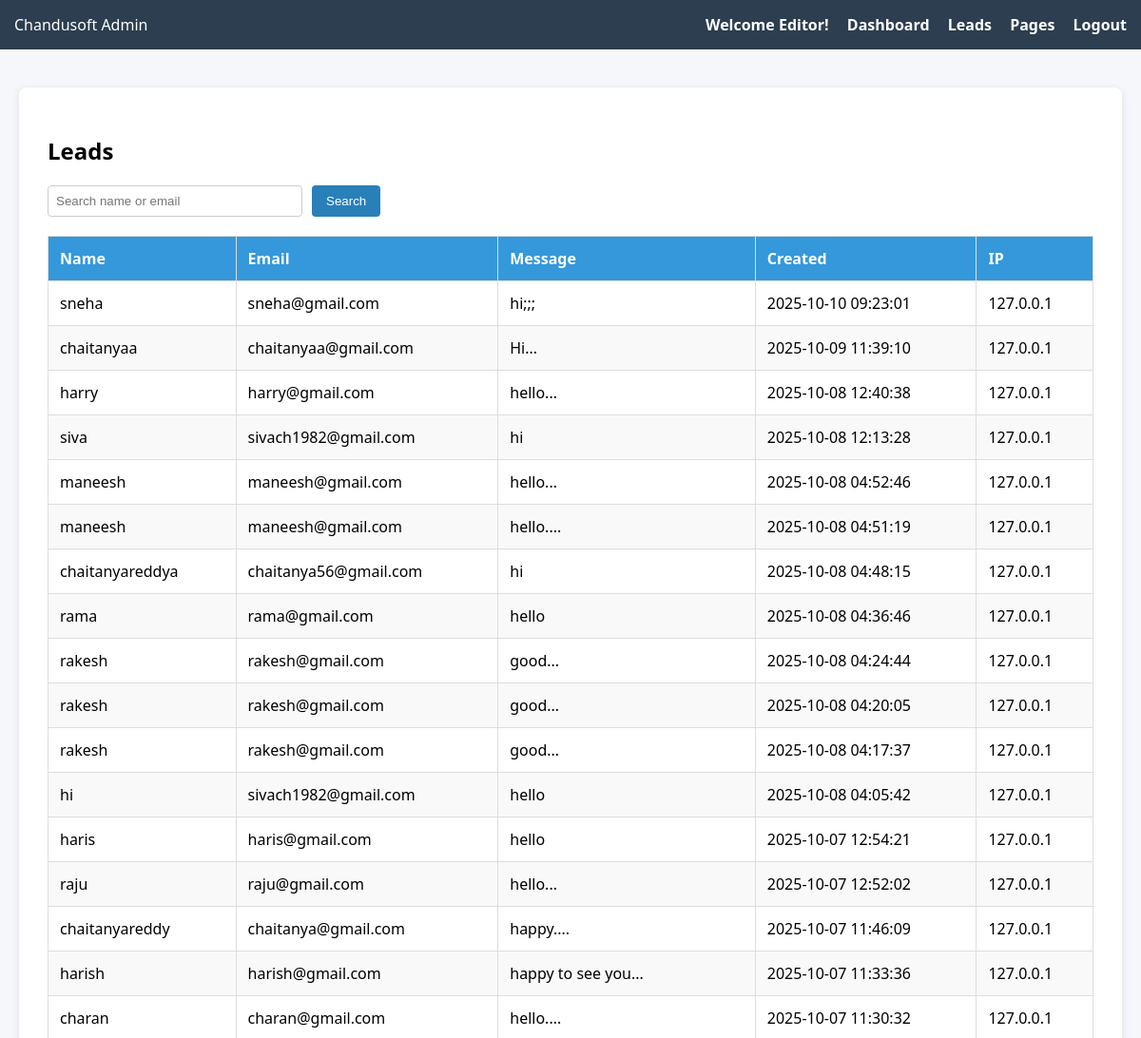
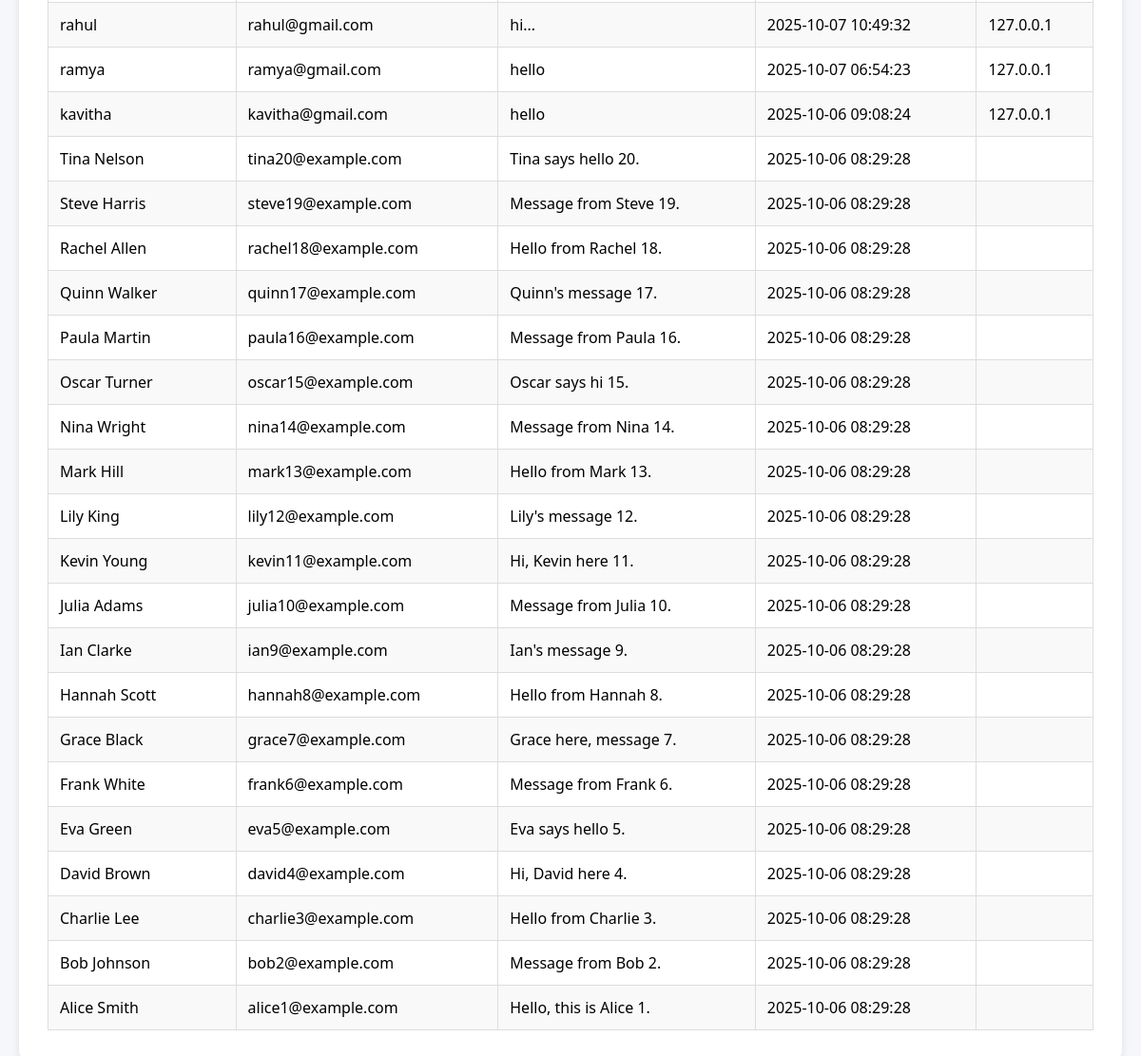
/admin-leads.php (signed in), run on the app's committed database (2 pictures, top to bottom).
### tables this page shows
CREATE TABLE `leads` (
  `id` int NOT NULL AUTO_INCREMENT,
  `name` varchar(100) NOT NULL,
  `email` varchar(100) NOT NULL,
  `message` text NOT NULL,
  `created_at` timestamp NULL DEFAULT CURRENT_TIMESTAMP,
  `ip` varchar(45) DEFAULT NULL,
  PRIMARY KEY (`id`)
);

### admin-leads.php (the view, shortened to what this page needs)
<?php
require 'db.php';
$user = $_SESSION['user'];
$role = $user['role'];
$searchTerm = '';
$whereClause = '';
$sql = "SELECT name, email, message, created_at, ip FROM leads $whereClause ORDER BY id DESC";
$stmt = $pdo->query($sql);
$leads = $stmt->fetchAll(PDO::FETCH_ASSOC);
?>
<!DOCTYPE html>
<html>
<head>
</head>
<body>
<div class="navbar">
    <div class="logo">Chandusoft Admin</div>
    <div class="menu">
        <span class="welcome">Welcome <?= htmlspecialchars(ucfirst($role)) ?>!</span>
        <a href="dashboard.php">Dashboard</a>
        <a href="admin-leads.php">Leads</a>
        <a href="pages.php">Pages</a>
        <a href="logout.php">Logout</a>
    </div>
</div>
<div class="container">
    <h2>Leads</h2>
    <form method="get" class="search-form">
        <input type="text" name="search" value="<?= htmlspecialchars($searchTerm) ?>" placeholder="Search name or email" />
        <button type="submit">Search</button>
    </form>
    <table>
        <thead>
            <tr>
                <th>Name</th>
                <th>Email</th>
                <th>Message</th>
                <th>Created</th>
                <th>IP</th>
            </tr>
        </thead>
        <tbody>
            <?php if (!empty($leads)): ?>
                <?php foreach ($leads as $lead): ?>
                    <tr>
                        <td><?= htmlspecialchars($lead['name']) ?></td>
                        <td><?= htmlspecialchars($lead['email']) ?></td>
                        <td><?= htmlspecialchars($lead['message']) ?></td>
                        <td><?= htmlspecialchars($lead['created_at']) ?></td>
                        <td><?= htmlspecialchars($lead['ip'] ?? '') ?></td>
                    </tr>
                <?php endforeach; ?>
            <?php else: ?>
                <tr><td colspan="5">No leads found.</td></tr>
            <?php endif; ?>
        </tbody>
    </table>
</div>
</body>
</html>

### admin-leads.php (style rules this page uses)
body { font-family: 'Segoe UI', sans-serif; margin: 0; background: #f5f7fa; }
.navbar { background: #2c3e50; padding: 15px; color: white; display: flex; justify-content: space-between; align-items: center; }
.navbar a { color: white; margin-left: 15px; text-decoration: none; font-weight: bold; }
.container { max-width: 1100px; margin: 40px auto; background: white; padding: 30px; border-radius: 8px; box-shadow: 0 2px 8px rgba(0,0,0,0.1); }
h2 { margin-bottom: 20px; }
form.search-form { margin-bottom: 20px; display: flex; gap: 10px; }
form.search-form input[type="text"] { padding: 8px; width: 250px; border: 1px solid #ccc; border-radius: 4px; }
form.search-form button { padding: 8px 15px; background: #2980b9; color: white; border: none; border-radius: 4px; cursor: pointer; }
table { border-collapse: collapse; width: 100%; }
table thead { background-color: #3498db; color: white; }
th, td { padding: 12px; border: 1px solid #ddd; text-align: left; }
tr:nth-child(even) { background-color: #f9f9f9; }
.welcome { font-weight: bold; }

### data on the page
leads: name "sneha", email "sneha@gmail.com", message "hi;;;", created_at "2025-10-10 09:23:01", ip "127.0.0.1"
leads: name "chaitanyaa", email "chaitanyaa@gmail.com", message "Hi...", created_at "2025-10-09 11:39:10", ip "127.0.0.1"
leads: name "harry", email "harry@gmail.com", message "hello...", created_at "2025-10-08 12:40:38", ip "127.0.0.1"
leads: name "siva", email "sivach1982@gmail.com", message "hi", created_at "2025-10-08 12:13:28", ip "127.0.0.1"
leads: name "maneesh", email "maneesh@gmail.com", message "hello...", created_at "2025-10-08 04:52:46", ip "127.0.0.1"
leads: name "maneesh", email "maneesh@gmail.com", message "hello....", created_at "2025-10-08 04:51:19", ip "127.0.0.1"
leads: name "chaitanyareddya", email "chaitanya56@gmail.com", message "hi", created_at "2025-10-08 04:48:15", ip "127.0.0.1"
leads: name "rama", email "rama@gmail.com", message "hello", created_at "2025-10-08 04:36:46", ip "127.0.0.1"
leads: name "rakesh", email "rakesh@gmail.com", message "good...", created_at "2025-10-08 04:24:44", ip "127.0.0.1"
leads: name "rakesh", email "rakesh@gmail.com", message "good...", created_at "2025-10-08 04:20:05", ip "127.0.0.1"
leads: name "rakesh", email "rakesh@gmail.com", message "good...", created_at "2025-10-08 04:17:37", ip "127.0.0.1"
leads: name "hi", email "sivach1982@gmail.com", message "hello", created_at "2025-10-08 04:05:42", ip "127.0.0.1"
leads: name "haris", email "haris@gmail.com", message "hello", created_at "2025-10-07 12:54:21", ip "127.0.0.1"
leads: name "raju", email "raju@gmail.com", message "hello...", created_at "2025-10-07 12:52:02", ip "127.0.0.1"
leads: name "chaitanyareddy", email "chaitanya@gmail.com", message "happy....", created_at "2025-10-07 11:46:09", ip "127.0.0.1"
leads: name "harish", email "harish@gmail.com", message "happy to see you...", created_at "2025-10-07 11:33:36", ip "127.0.0.1"
leads: name "charan", email "charan@gmail.com", message "hello....", created_at "2025-10-07 11:30:32", ip "127.0.0.1"
leads: name "rahul", email "rahul@gmail.com", message "hi...", created_at "2025-10-07 10:49:32", ip "127.0.0.1"
leads: name "ramya", email "ramya@gmail.com", message "hello", created_at "2025-10-07 06:54:23", ip "127.0.0.1"
leads: name "kavitha", email "kavitha@gmail.com", message "hello", created_at "2025-10-06 09:08:24", ip "127.0.0.1"
leads: name "Tina Nelson", email "tina20@example.com", message "Tina says hello 20.", created_at "2025-10-06 08:29:28"
leads: name "Steve Harris", email "steve19@example.com", message "Message from Steve 19.", created_at "2025-10-06 08:29:28"
leads: name "Rachel Allen", email "rachel18@example.com", message "Hello from Rachel 18.", created_at "2025-10-06 08:29:28"
leads: name "Quinn Walker", email "quinn17@example.com", message "Quinn's message 17.", created_at "2025-10-06 08:29:28"
leads: name "Paula Martin", email "paula16@example.com", message "Message from Paula 16.", created_at "2025-10-06 08:29:28"
leads: name "Oscar Turner", email "oscar15@example.com", message "Oscar says hi 15.", created_at "2025-10-06 08:29:28"
leads: name "Nina Wright", email "nina14@example.com", message "Message from Nina 14.", created_at "2025-10-06 08:29:28"
leads: name "Mark Hill", email "mark13@example.com", message "Hello from Mark 13.", created_at "2025-10-06 08:29:28"
leads: name "Lily King", email "lily12@example.com", message "Lily's message 12.", created_at "2025-10-06 08:29:28"
leads: name "Kevin Young", email "kevin11@example.com", message "Hi, Kevin here 11.", created_at "2025-10-06 08:29:28"
leads: name "Julia Adams", email "julia10@example.com", message "Message from Julia 10.", created_at "2025-10-06 08:29:28"
leads: name "Ian Clarke", email "ian9@example.com", message "Ian's message 9.", created_at "2025-10-06 08:29:28"
leads: name "Hannah Scott", email "hannah8@example.com", message "Hello from Hannah 8.", created_at "2025-10-06 08:29:28"
leads: name "Grace Black", email "grace7@example.com", message "Grace here, message 7.", created_at "2025-10-06 08:29:28"
leads: name "Frank White", email "frank6@example.com", message "Message from Frank 6.", created_at "2025-10-06 08:29:28"
leads: name "Eva Green", email "eva5@example.com", message "Eva says hello 5.", created_at "2025-10-06 08:29:28"
leads: name "David Brown", email "david4@example.com", message "Hi, David here 4.", created_at "2025-10-06 08:29:28"
leads: name "Charlie Lee", email "charlie3@example.com", message "Hello from Charlie 3.", created_at "2025-10-06 08:29:28"
leads: name "Bob Johnson", email "bob2@example.com", message "Message from Bob 2.", created_at "2025-10-06 08:29:28"
leads: name "Alice Smith", email "alice1@example.com", message "Hello, this is Alice 1.", created_at "2025-10-06 08:29:28"

### other printed values
$role "Editor"
